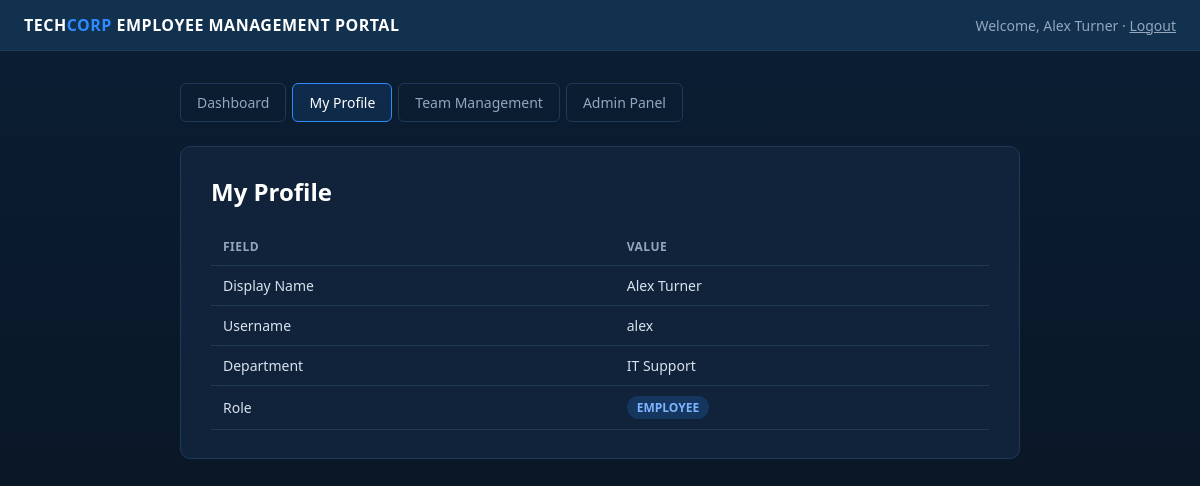
Screenshot of /profile (signed in) with the database file from the repository.
### tables this page shows
CREATE TABLE users (
            id INTEGER PRIMARY KEY AUTOINCREMENT,
            username TEXT UNIQUE NOT NULL,
            password_hash TEXT NOT NULL,
            display_name TEXT NOT NULL,
            role TEXT NOT NULL,
            department TEXT NOT NULL
        );

### app.py (the view)
@app.route("/profile")
@login_required
def profile():
    user = get_current_user()
    return render_template("profile.html", user=user, page_role=client_supplied_role())

### app.py (called while the page is built)
@app.before_request
def log_request():
    safe_cookies = {k: ("[REDACTED]" if k == "session" else v) for k, v in request.cookies.items()}
    log.info(f"{request.method} {request.path} | cookies={safe_cookies}")

def get_db():
    if "db" not in g:
        g.db = sqlite3.connect(DB_PATH)
        g.db.row_factory = sqlite3.Row
    return g.db

def login_required(view):
    @wraps(view)
    def wrapped(*args, **kwargs):
        if not session.get("user_id"):
            return redirect(url_for("login"))
        return view(*args, **kwargs)
    return wrapped

def get_current_user():
    user_id = session.get("user_id")
    if not user_id:
        return None
    db = get_db()
    return db.execute("SELECT * FROM users WHERE id = ?", (user_id,)).fetchone()

def client_supplied_role():
    return request.cookies.get("role", "employee")

### templates/profile.html (shortened to what this page needs)
<!DOCTYPE html>
<html lang="en">
<head>
  <link rel="stylesheet" href="{{ url_for('static', filename='style.css') }}">
</head>
<body>
  <div class="topbar">
    <div class="brand">TECH<span>CORP</span> EMPLOYEE MANAGEMENT PORTAL</div>
    <div class="userinfo">Welcome, {{ user['display_name'] }} &middot; <a href="{{ url_for('logout') }}" style="color:var(--text-dim);">Logout</a></div>
  </div>
  <div class="container">
    <nav class="portal-nav">
      <a href="{{ url_for('dashboard') }}">Dashboard</a>
      <a class="active" href="{{ url_for('profile') }}">My Profile</a>
      <a href="{{ url_for('team') }}">Team Management</a>
      <a href="{{ url_for('admin') }}">Admin Panel</a>
    </nav>
    <div class="card">
      <h2>My Profile</h2>
      <table>
        <tr><th>Field</th><th>Value</th></tr>
        <tr><td>Display Name</td><td>{{ user['display_name'] }}</td></tr>
        <tr><td>Username</td><td>{{ user['username'] }}</td></tr>
        <tr><td>Department</td><td>{{ user['department'] }}</td></tr>
        <tr><td>Role</td><td><span class="badge badge-{{ user['role'] }}">{{ user['role'] }}</span></td></tr>
      </table>
    </div>
  </div>
</body>
</html>

### static/style.css (style rules this page uses)
:root { --navy: #0b1e33; --navy-2: #12314f; --accent: #2e8bff; --accent-2: #1fbf8f; --danger: #e2493b; --warn: #e2a53b; --text: #d8e2ee; --text-dim: #93a6bc; --card-bg: #10233a; --border: #1e3a57; }
* { box-sizing: border-box; }
body { margin: 0; font-family: "Segoe UI", Roboto, Helvetica, Arial, sans-serif; background: linear-gradient(180deg, var(--navy) 0%, #08121f 100%); color: var(--text); min-height: 100vh; }
.topbar { background: var(--navy-2); border-bottom: 1px solid var(--border); padding: 14px 24px; display: flex; justify-content: space-between; align-items: center; }
.topbar .brand { font-weight: 700; letter-spacing: 0.5px; color: #fff; }
.topbar .brand span { color: var(--accent); }
.topbar .userinfo { font-size: 14px; color: var(--text-dim); }
.container { max-width: 880px; margin: 0 auto; padding: 32px 20px 60px; }
.card { background: var(--card-bg); border: 1px solid var(--border); border-radius: 10px; padding: 28px 30px; margin-bottom: 22px; }
h1, h2, h3 { color: #fff; margin-top: 0; }
nav.portal-nav { display: flex; gap: 6px; margin-bottom: 24px; flex-wrap: wrap; }
nav.portal-nav a { color: var(--text-dim); text-decoration: none; padding: 9px 16px; border-radius: 6px; border: 1px solid var(--border); font-size: 14px; }
nav.portal-nav a.active, nav.portal-nav a:hover { color: #fff; border-color: var(--accent); background: rgba(46, 139, 255, 0.12); }
table { width: 100%; border-collapse: collapse; margin-top: 12px; }
th, td { text-align: left; padding: 10px 12px; border-bottom: 1px solid var(--border); font-size: 14px; }
th { color: var(--text-dim); text-transform: uppercase; font-size: 12px; letter-spacing: 0.5px; }
.badge { display: inline-block; padding: 3px 10px; border-radius: 20px; font-size: 12px; font-weight: 700; text-transform: uppercase; }
.badge-employee { background: rgba(46,139,255,0.18); color: #7db4ff; }

### rows the page displays
users: display_name "Alex Turner", username "alex", department "IT Support", role "EMPLOYEE"
